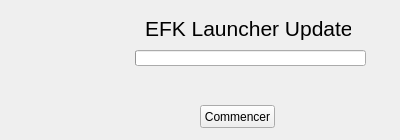
<?xml version="1.0" encoding="UTF-8"?>
<ui version="4.0">
 <class>MainWindow</class>
 <widget class="QMainWindow" name="MainWindow">
  <property name="geometry">
   <rect>
    <x>0</x>
    <y>0</y>
    <width>400</width>
    <height>140</height>
   </rect>
  </property>
  <property name="sizePolicy">
   <sizepolicy hsizetype="Fixed" vsizetype="Fixed">
    <horstretch>0</horstretch>
    <verstretch>0</verstretch>
   </sizepolicy>
  </property>
  <property name="minimumSize">
   <size>
    <width>400</width>
    <height>140</height>
   </size>
  </property>
  <property name="maximumSize">
   <size>
    <width>400</width>
    <height>140</height>
   </size>
  </property>
  <property name="baseSize">
   <size>
    <width>400</width>
    <height>140</height>
   </size>
  </property>
  <property name="windowTitle">
   <string>EFK Launcher Updater</string>
  </property>
  <property name="windowIcon">
   <iconset resource="ressources.qrc">
    <normaloff>:/gfx/gfx/tt.jpeg</normaloff>:/gfx/gfx/tt.jpeg</iconset>
  </property>
  <widget class="QWidget" name="centralWidget">
   <widget class="QLabel" name="label">
    <property name="geometry">
     <rect>
      <x>10</x>
      <y>20</y>
      <width>111</width>
      <height>106</height>
     </rect>
    </property>
    <property name="text">
     <string/>
    </property>
    <property name="pixmap">
     <pixmap resource="ressources.qrc">:/gfx/gfx/EFK.png</pixmap>
    </property>
    <property name="scaledContents">
     <bool>true</bool>
    </property>
   </widget>
   <widget class="QLabel" name="label_titre">
    <property name="geometry">
     <rect>
      <x>145</x>
      <y>10</y>
      <width>206</width>
      <height>36</height>
     </rect>
    </property>
    <property name="font">
     <font>
      <pointsize>16</pointsize>
     </font>
    </property>
    <property name="text">
     <string>EFK Launcher Updater</string>
    </property>
   </widget>
   <widget class="QPushButton" name="pushButton_ok">
    <property name="geometry">
     <rect>
      <x>200</x>
      <y>105</y>
      <width>75</width>
      <height>23</height>
     </rect>
    </property>
    <property name="text">
     <string>Commencer</string>
    </property>
   </widget>
   <widget class="QProgressBar" name="progressBar">
    <property name="geometry">
     <rect>
      <x>135</x>
      <y>50</y>
      <width>231</width>
      <height>16</height>
     </rect>
    </property>
    <property name="value">
     <number>0</number>
    </property>
    <property name="textVisible">
     <bool>false</bool>
    </property>
   </widget>
   <widget class="QLabel" name="label_feedback">
    <property name="geometry">
     <rect>
      <x>135</x>
      <y>70</y>
      <width>226</width>
      <height>31</height>
     </rect>
    </property>
    <property name="text">
     <string/>
    </property>
   </widget>
  </widget>
 </widget>
 <resources>
  <include location="ressources.qrc"/>
 </resources>
 <connections/>
</ui>
